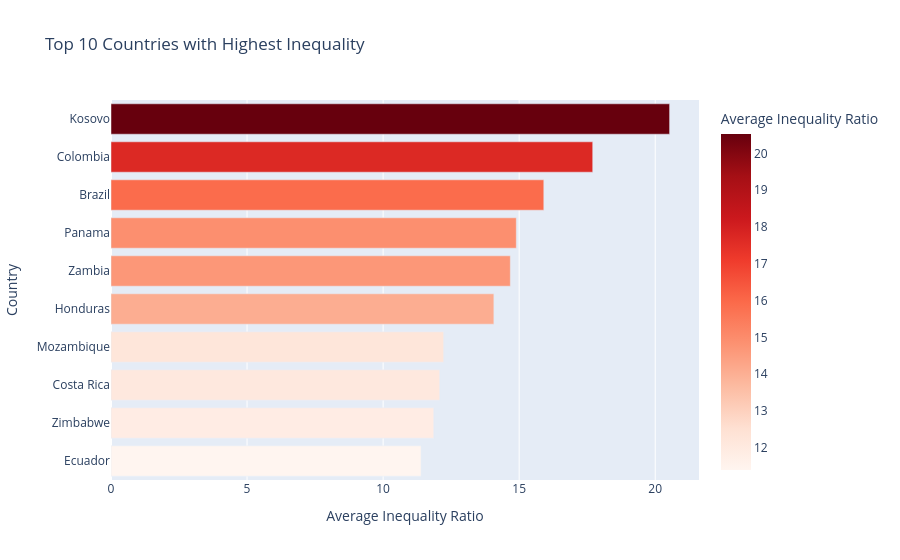

The code cell stored with this chart in its notebook:
### Code cell
import plotly.express as px

# calculate top 10 inequality countries
top10_ineq = (
    merged_df.groupby("country_name")["top20_bottom20_ratio"]
    .mean()
    .sort_values(ascending=False)
    .head(10)
    .reset_index()
)

# interactive bar chart
fig = px.bar(
    top10_ineq,
    x="top20_bottom20_ratio",
    y="country_name",
    orientation="h",
    color="top20_bottom20_ratio",
    color_continuous_scale="Reds",
    title="Top 10 Countries with Highest Inequality",
    labels={
        "top20_bottom20_ratio": "Average Inequality Ratio",
        "country_name": "Country"
    }
)

# customize hover
fig.update_traces(
    hovertemplate=
    "<b>Country:</b> %{y}<br>" +
    "<b>Inequality Ratio:</b> %{x:.2f}<extra></extra>"
)

# show highest at top
fig.update_layout(yaxis=dict(autorange="reversed"))

fig.show()

### Figure 1 — Plotly figure (JSON) as saved in the notebook; plotly's stock layout.template omitted (floating-point values rounded to 4 significant figures)
{"data": [{"alignmentgroup": "True", "hovertemplate": "<b>Country:</b> %{y}<br><b>Inequality Ratio:</b> %{x:.2f}<extra></extra>", "legendgroup": "", "marker": {"color": [20.53, 17.7, 15.91, 14.9, 14.67, 14.07, 12.23, 12.08, 11.86, 11.39], "coloraxis": "coloraxis", "pattern": {"shape": ""}}, "name": "", "offsetgroup": "", "orientation": "h", "showlegend": false, "textposition": "auto", "type": "bar", "x": [20.53, 17.7, 15.91, 14.9, 14.67, 14.07, 12.23, 12.08, 11.86, 11.39], "xaxis": "x", "y": ["Kosovo", "Colombia", "Brazil", "Panama", "Zambia", "Honduras", "Mozambique", "Costa Rica", "Zimbabwe", "Ecuador"], "yaxis": "y"}], "layout": {"barmode": "relative", "coloraxis": {"colorbar": {"title": {"text": "Average Inequality Ratio"}}, "colorscale": [[0, "rgb(255,245,240)"], [0.125, "rgb(254,224,210)"], [0.25, "rgb(252,187,161)"], [0.375, "rgb(252,146,114)"], [0.5, "rgb(251,106,74)"], [0.625, "rgb(239,59,44)"], [0.75, "rgb(203,24,29)"], [0.875, "rgb(165,15,21)"], [1, "rgb(103,0,13)"]]}, "legend": {"tracegroupgap": 0}, "title": {"text": "Top 10 Countries with Highest Inequality"}, "xaxis": {"anchor": "y", "domain": [0, 1], "title": {"text": "Average Inequality Ratio"}}, "yaxis": {"anchor": "x", "autorange": "reversed", "domain": [0, 1], "title": {"text": "Country"}}}}
